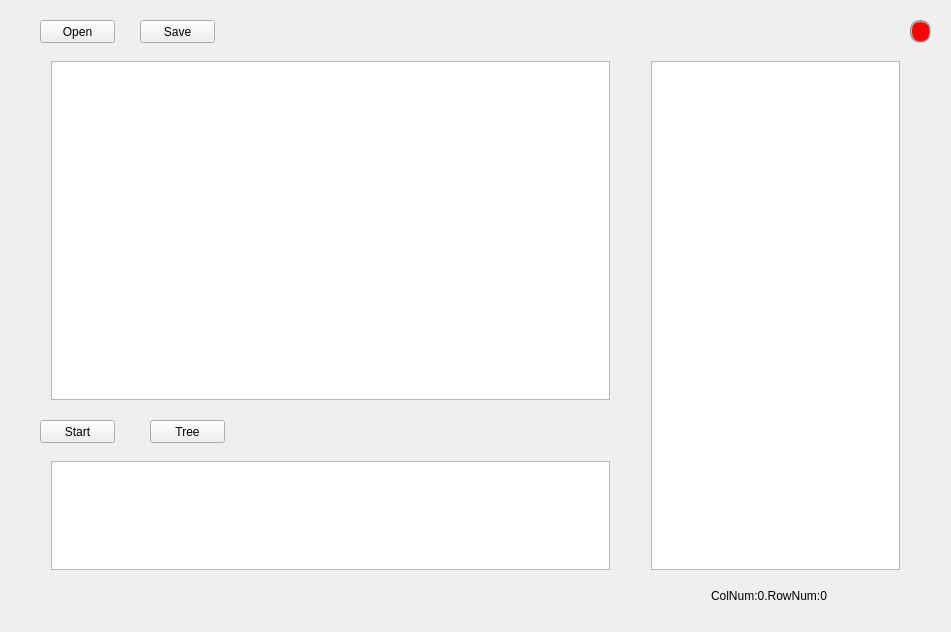
<?xml version="1.0" encoding="UTF-8"?>
<ui version="4.0">
 <class>MainWindow</class>
 <widget class="QMainWindow" name="MainWindow">
  <property name="geometry">
   <rect>
    <x>0</x>
    <y>0</y>
    <width>951</width>
    <height>632</height>
   </rect>
  </property>
  <property name="windowTitle">
   <string>MainWindow</string>
  </property>
  <widget class="QWidget" name="centralWidget">
   <widget class="QWidget" name="gridLayoutWidget">
    <property name="geometry">
     <rect>
      <x>40</x>
      <y>50</y>
      <width>581</width>
      <height>361</height>
     </rect>
    </property>
    <layout class="QGridLayout" name="gridLayout">
     <item row="0" column="0">
      <widget class="QTextEdit" name="Input">
       <property name="lineWrapMode">
        <enum>QTextEdit::NoWrap</enum>
       </property>
      </widget>
     </item>
    </layout>
   </widget>
   <widget class="QWidget" name="gridLayoutWidget_2">
    <property name="geometry">
     <rect>
      <x>640</x>
      <y>50</y>
      <width>271</width>
      <height>531</height>
     </rect>
    </property>
    <layout class="QGridLayout" name="gridLayout_3">
     <item row="0" column="0">
      <widget class="QTextBrowser" name="Intercode"/>
     </item>
    </layout>
   </widget>
   <widget class="QWidget" name="formLayoutWidget">
    <property name="geometry">
     <rect>
      <x>40</x>
      <y>450</y>
      <width>581</width>
      <height>131</height>
     </rect>
    </property>
    <layout class="QGridLayout" name="gridLayout_2">
     <item row="0" column="0">
      <widget class="QTextBrowser" name="Result"/>
     </item>
    </layout>
   </widget>
   <widget class="QPushButton" name="Start">
    <property name="geometry">
     <rect>
      <x>40</x>
      <y>420</y>
      <width>75</width>
      <height>23</height>
     </rect>
    </property>
    <property name="text">
     <string>Start</string>
    </property>
   </widget>
   <widget class="QWidget" name="gridLayoutWidget_3">
    <property name="geometry">
     <rect>
      <x>700</x>
      <y>580</y>
      <width>201</width>
      <height>31</height>
     </rect>
    </property>
    <layout class="QGridLayout" name="gridLayout_5">
     <item row="0" column="0">
      <widget class="QLabel" name="status">
       <property name="text">
        <string>ColNum:0,RowNum:0</string>
       </property>
      </widget>
     </item>
    </layout>
   </widget>
   <widget class="QPushButton" name="Tree">
    <property name="geometry">
     <rect>
      <x>150</x>
      <y>420</y>
      <width>75</width>
      <height>23</height>
     </rect>
    </property>
    <property name="text">
     <string>Tree</string>
    </property>
   </widget>
   <widget class="QPushButton" name="Open">
    <property name="geometry">
     <rect>
      <x>40</x>
      <y>20</y>
      <width>75</width>
      <height>23</height>
     </rect>
    </property>
    <property name="text">
     <string>Open</string>
    </property>
   </widget>
   <widget class="QPushButton" name="Save">
    <property name="geometry">
     <rect>
      <x>140</x>
      <y>20</y>
      <width>75</width>
      <height>23</height>
     </rect>
    </property>
    <property name="text">
     <string>Save</string>
    </property>
   </widget>
   <widget class="QPushButton" name="Exit">
    <property name="geometry">
     <rect>
      <x>910</x>
      <y>20</y>
      <width>21</width>
      <height>23</height>
     </rect>
    </property>
    <property name="styleSheet">
     <string notr="true">border:2px groove gray;border-radius:10px;padding:2px 4px;
background-color:red;
</string>
    </property>
    <property name="text">
     <string/>
    </property>
   </widget>
   <zorder>gridLayoutWidget</zorder>
   <zorder>gridLayoutWidget_2</zorder>
   <zorder>formLayoutWidget</zorder>
   <zorder>Start</zorder>
   <zorder>gridLayoutWidget_3</zorder>
   <zorder>Tree</zorder>
   <zorder>Open</zorder>
   <zorder>Save</zorder>
   <zorder>Exit</zorder>
   <zorder>status</zorder>
  </widget>
 </widget>
 <layoutdefault spacing="6" margin="11"/>
 <resources/>
 <connections/>
</ui>
